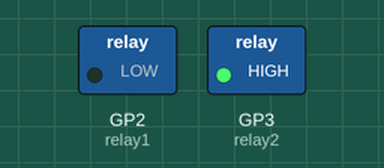
The program below on a simulated Raspberry Pi Pico running MicroPython. Parts: switched loads named in the program (green lamp = pin HIGH). Dashed ring = blinking.

Above: at 0.2 s.
Timing chart, 0 to 4.6 s (numbered marks = the images above):
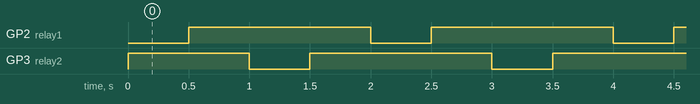

The program:

example.py
```python
# MicroPython example for a Pico that toggles relays on GP2 and GP3 every 0.5 seconds with active-LOW logic and handles keyboard interrupt.
#
# Buy this module: https://shillehtek.com/products/2-channel-5v-relay-module
# Full manual: https://shillehtek.com/blogs/shillehtek-product-manuals/2-channel-5v-relay-module-manual
# More examples: https://github.com/shillehbean/shillehtek-examples
#

# 2-Channel 5V Relay Module - Pico MicroPython Example
# IN pins: GP2, GP3
# Active LOW logic.

from machine import Pin
from time import sleep

relay1 = Pin(2, Pin.OUT, value=1)  # start OFF (HIGH)
relay2 = Pin(3, Pin.OUT, value=1)  # start OFF (HIGH)

try:
    while True:
        relay1.value(0)  # Relay 1 ON
        sleep(0.5)
        relay1.value(1)  # Relay 1 OFF
        sleep(0.5)
        relay2.value(0)  # Relay 2 ON
        sleep(0.5)
        relay2.value(1)  # Relay 2 OFF
        sleep(0.5)
except KeyboardInterrupt:
    print("Stopped by user")
```

Measured:
- by itself, GP2 (relay1), GP3 (relay2): alternates HIGH for 1.5 s and LOW for 0.50 s
- by itself, everything shown: repeats every 2.0 s, in 4 steps
